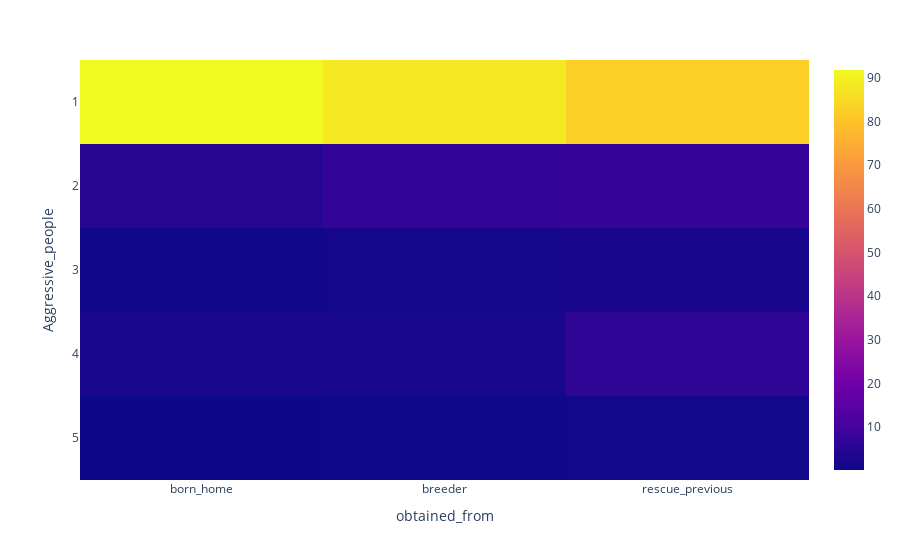

Here is the notebook cell this chart was saved with:
### Markdown cell above
### Aku maju agresivitu voci ludom

### Code cell
A = dogs.groupby(['obtained_from', 'Aggressive_people'])['Aggressive_people'].count().rename('count').reset_index()
A['count'] = A['count'] / A.groupby('obtained_from')['count'].transform('sum') * 100
B = A.pivot(columns='Aggressive_people', values='count', index='obtained_from')
C = B.transpose()
px.imshow(C).show()

### Figure 1 — Plotly figure (JSON) as saved in the notebook; plotly's stock layout.template omitted (floating-point values rounded to 4 significant figures)
{"data": [{"coloraxis": "coloraxis", "hovertemplate": "obtained_from: %{x}<br>Aggressive_people: %{y}<br>color: %{z}<extra></extra>", "name": "0", "type": "heatmap", "x": ["born_home", "breeder", "rescue_previous"], "xaxis": "x", "y": [1.0, 2.0, 3.0, 4.0, 5.0], "yaxis": "y", "z": [[91.74, 88.38, 82.55], [4.864, 7.192, 7.712], [0.7919, 1.426, 2.276], [2.376, 2.432, 6.321], [0.2262, 0.5745, 1.138]]}], "layout": {"coloraxis": {"colorscale": [[0, "#0d0887"], [0.1111, "#46039f"], [0.2222, "#7201a8"], [0.3333, "#9c179e"], [0.4444, "#bd3786"], [0.5556, "#d8576b"], [0.6667, "#ed7953"], [0.7778, "#fb9f3a"], [0.8889, "#fdca26"], [1, "#f0f921"]]}, "margin": {"t": 60}, "xaxis": {"anchor": "y", "constrain": "domain", "domain": [0, 1], "scaleanchor": "y", "title": {"text": "obtained_from"}}, "yaxis": {"anchor": "x", "autorange": "reversed", "constrain": "domain", "domain": [0, 1], "title": {"text": "Aggressive_people"}}}}
